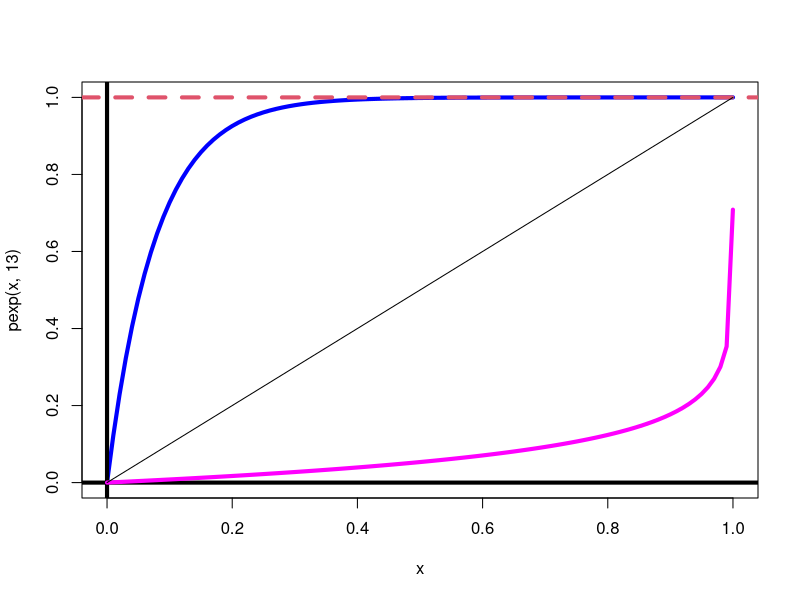
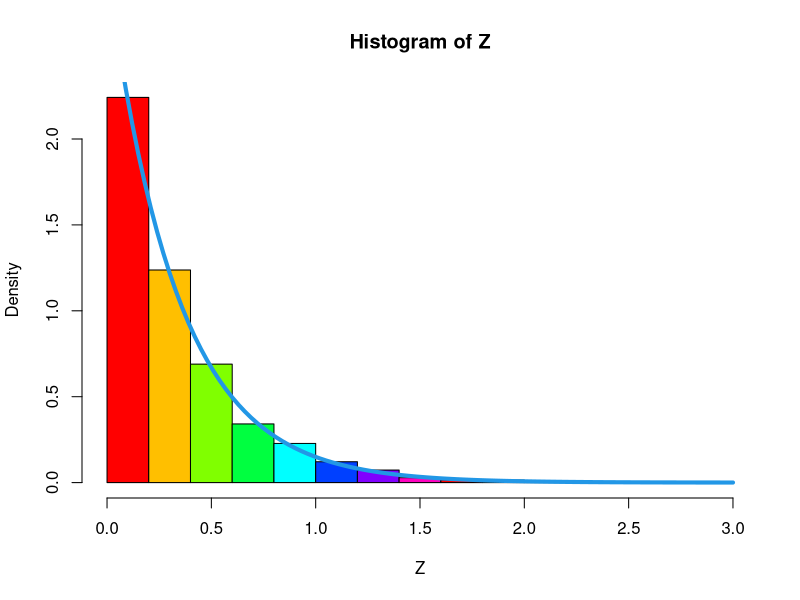
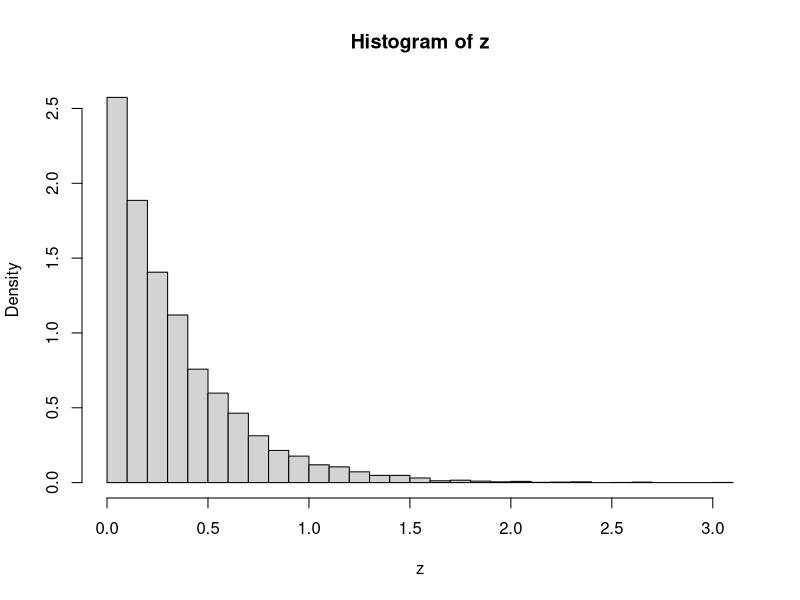

Write the R code that produced these figures, in order. (Note: this script raises an error after producing the figures.)
################################################################################
#Caso Exponencial con parametro alpha=13
#FF <- function(x){pexp(x,13)}
#curve(FF(x),0,3,lwd=4,col='blue')
curve(pexp(x,13),0,1,lwd=4,col='blue')# exponencial no inversa
abline(h=0,v=0,lwd=4)
abline(h=1,lty=2,col=2,lwd=4)
#inversa
FFinv <- function(x){ 
  -log(1-x)/13 
}
curve(FFinv(x),0,0.9999,lwd=4,col='magenta',add=T)# inversa
curve(1*(x),add=T)#linea cental
################################################################################
#Primer caso metodo inversa exponencial
FFinv <- function(x){ 
  -log(1-x)/3 
}
u <- runif(10000)
Z <- FFinv(u)
hist(Z,freq = F,col=rainbow(8))
curve(dexp(x,3),add = T, col = 4, lwd=4)
################################################################################
#segundo caso metodo de inversa exponencial
v.a.exp <- function(n, lambda) {
  L <- -1/lambda
  u <- runif(n)
  x <- L * log(u)
}
z <- v.a.exp(10000, 3)
hist(z, prob = TRUE, breaks = 30)
y <- seq(0, 100, 0.1)
lines(y, lambda * exp(-lambda * y)) # density curve f(x)
################################################################################
#Media y varianza obtenido de la muestra
mean(Z)
var(Z)
#Media y varianza ideal
media <- 1/13 ;media
varianza <- 1/13^2 ;varianza
